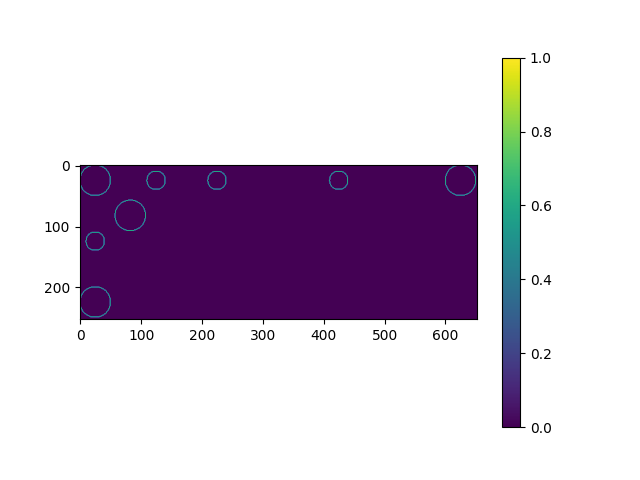

Here is the Python script that generated this plot:
import numpy as np
import matplotlib.pyplot as plt

# Charger l'image 2D
Circle = np.load('CircleB.npy')

import numpy as np
import matplotlib.pyplot as plt
segmented = np.load("Traitement image/segmented1.npy")
erosed = np.load("Traitement image/erosed1.npy")
dilated = np.load("Traitement image/dilated1.npy")

difference = dilated-erosed
plt.imshow(difference, cmap='viridis')
plt.colorbar()

plt.savefig('Traitement image/difference1.png')
np.save('Traitement image/difference1.npy', difference)
plt.show()